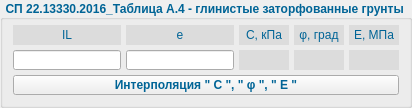
        <widget class="QGroupBox" name="groupBox_6">
         <property name="font">
          <font>
           <weight>75</weight>
           <bold>true</bold>
          </font>
         </property>
         <property name="autoFillBackground">
          <bool>false</bool>
         </property>
         <property name="styleSheet">
          <string notr="true">color: rgb(0, 100, 150);</string>
         </property>
         <property name="title">
          <string> СП 22.13330.2016_Таблица А.4 - глинистые заторфованные грунты</string>
         </property>
         <property name="flat">
          <bool>false</bool>
         </property>
         <property name="checkable">
          <bool>false</bool>
         </property>
         <layout class="QGridLayout" name="gridLayout_13">
          <property name="leftMargin">
           <number>5</number>
          </property>
          <property name="topMargin">
           <number>0</number>
          </property>
          <property name="rightMargin">
           <number>5</number>
          </property>
          <property name="bottomMargin">
           <number>5</number>
          </property>
          <property name="spacing">
           <number>5</number>
          </property>
          <item row="0" column="0">
           <layout class="QGridLayout" name="gridLayout_6">
            <property name="leftMargin">
             <number>5</number>
            </property>
            <property name="topMargin">
             <number>5</number>
            </property>
            <property name="rightMargin">
             <number>5</number>
            </property>
            <property name="bottomMargin">
             <number>5</number>
            </property>
            <property name="spacing">
             <number>5</number>
            </property>
            <item row="1" column="1">
             <widget class="QLineEdit" name="lineEdit_19">
              <property name="minimumSize">
               <size>
                <width>50</width>
                <height>20</height>
               </size>
              </property>
              <property name="maximumSize">
               <size>
                <width>16777215</width>
                <height>20</height>
               </size>
              </property>
              <property name="text">
               <string/>
              </property>
              <property name="alignment">
               <set>Qt::AlignCenter</set>
              </property>
             </widget>
            </item>
            <item row="0" column="1">
             <widget class="QLabel" name="label_34">
              <property name="minimumSize">
               <size>
                <width>50</width>
                <height>20</height>
               </size>
              </property>
              <property name="maximumSize">
               <size>
                <width>16777215</width>
                <height>20</height>
               </size>
              </property>
              <property name="font">
               <font>
                <weight>50</weight>
                <bold>false</bold>
               </font>
              </property>
              <property name="layoutDirection">
               <enum>Qt::LeftToRight</enum>
              </property>
              <property name="styleSheet">
               <string notr="true">background-color: rgb(220, 220, 220);</string>
              </property>
              <property name="frameShape">
               <enum>QFrame::NoFrame</enum>
              </property>
              <property name="frameShadow">
               <enum>QFrame::Sunken</enum>
              </property>
              <property name="text">
               <string>e</string>
              </property>
              <property name="alignment">
               <set>Qt::AlignCenter</set>
              </property>
             </widget>
            </item>
            <item row="0" column="2">
             <widget class="QLabel" name="label_31">
              <property name="minimumSize">
               <size>
                <width>0</width>
                <height>20</height>
               </size>
              </property>
              <property name="maximumSize">
               <size>
                <width>16777215</width>
                <height>20</height>
               </size>
              </property>
              <property name="font">
               <font>
                <weight>50</weight>
                <bold>false</bold>
               </font>
              </property>
              <property name="layoutDirection">
               <enum>Qt::LeftToRight</enum>
              </property>
              <property name="styleSheet">
               <string notr="true">background-color: rgb(220, 220, 220);</string>
              </property>
              <property name="frameShape">
               <enum>QFrame::NoFrame</enum>
              </property>
              <property name="frameShadow">
               <enum>QFrame::Sunken</enum>
              </property>
              <property name="text">
               <string>С, кПа</string>
              </property>
              <property name="alignment">
               <set>Qt::AlignCenter</set>
              </property>
             </widget>
            </item>
            <item row="1" column="2">
             <widget class="QLineEdit" name="lineEdit_11">
              <property name="minimumSize">
               <size>
                <width>50</width>
                <height>20</height>
               </size>
              </property>
              <property name="maximumSize">
               <size>
                <width>50</width>
                <height>20</height>
               </size>
              </property>
              <property name="styleSheet">
               <string notr="true">background-color: rgb(220, 220, 220);</string>
              </property>
              <property name="text">
               <string/>
              </property>
              <property name="frame">
               <bool>false</bool>
              </property>
              <property name="alignment">
               <set>Qt::AlignCenter</set>
              </property>
             </widget>
            </item>
            <item row="1" column="3">
             <widget class="QLineEdit" name="lineEdit_17">
              <property name="minimumSize">
               <size>
                <width>50</width>
                <height>20</height>
               </size>
              </property>
              <property name="maximumSize">
               <size>
                <width>50</width>
                <height>20</height>
               </size>
              </property>
              <property name="styleSheet">
               <string notr="true">background-color: rgb(220, 220, 220);</string>
              </property>
              <property name="text">
               <string/>
              </property>
              <property name="frame">
               <bool>false</bool>
              </property>
              <property name="alignment">
               <set>Qt::AlignCenter</set>
              </property>
             </widget>
            </item>
            <item row="0" column="3">
             <widget class="QLabel" name="label_32">
              <property name="minimumSize">
               <size>
                <width>50</width>
                <height>20</height>
               </size>
              </property>
              <property name="maximumSize">
               <size>
                <width>50</width>
                <height>20</height>
               </size>
              </property>
              <property name="font">
               <font>
                <weight>50</weight>
                <bold>false</bold>
               </font>
              </property>
              <property name="layoutDirection">
               <enum>Qt::LeftToRight</enum>
              </property>
              <property name="styleSheet">
               <string notr="true">background-color: rgb(220, 220, 220);</string>
              </property>
              <property name="frameShape">
               <enum>QFrame::NoFrame</enum>
              </property>
              <property name="frameShadow">
               <enum>QFrame::Sunken</enum>
              </property>
              <property name="text">
               <string>φ, град</string>
              </property>
              <property name="alignment">
               <set>Qt::AlignCenter</set>
              </property>
             </widget>
            </item>
            <item row="1" column="4">
             <widget class="QLineEdit" name="lineEdit_18">
              <property name="minimumSize">
               <size>
                <width>50</width>
                <height>20</height>
               </size>
              </property>
              <property name="maximumSize">
               <size>
                <width>50</width>
                <height>20</height>
               </size>
              </property>
              <property name="styleSheet">
               <string notr="true">background-color: rgb(220, 220, 220);</string>
              </property>
              <property name="text">
               <string/>
              </property>
              <property name="frame">
               <bool>false</bool>
              </property>
              <property name="alignment">
               <set>Qt::AlignCenter</set>
              </property>
             </widget>
            </item>
            <item row="2" column="0" colspan="5">
             <widget class="QPushButton" name="pushButton_6">
              <property name="minimumSize">
               <size>
                <width>0</width>
                <height>20</height>
               </size>
              </property>
              <property name="maximumSize">
               <size>
                <width>16777215</width>
                <height>20</height>
               </size>
              </property>
              <property name="font">
               <font>
                <weight>75</weight>
                <bold>true</bold>
               </font>
              </property>
              <property name="text">
               <string>Интерполяция &quot; C &quot;, &quot; φ &quot;, &quot; E &quot;</string>
              </property>
              <property name="autoDefault">
               <bool>false</bool>
              </property>
              <property name="default">
               <bool>false</bool>
              </property>
             </widget>
            </item>
            <item row="1" column="0">
             <widget class="QLineEdit" name="lineEdit_20">
              <property name="minimumSize">
               <size>
                <width>50</width>
                <height>20</height>
               </size>
              </property>
              <property name="maximumSize">
               <size>
                <width>16777215</width>
                <height>20</height>
               </size>
              </property>
              <property name="text">
               <string/>
              </property>
              <property name="alignment">
               <set>Qt::AlignCenter</set>
              </property>
             </widget>
            </item>
            <item row="0" column="4">
             <widget class="QLabel" name="label_30">
              <property name="minimumSize">
               <size>
                <width>50</width>
                <height>20</height>
               </size>
              </property>
              <property name="maximumSize">
               <size>
                <width>50</width>
                <height>20</height>
               </size>
              </property>
              <property name="font">
               <font>
                <weight>50</weight>
                <bold>false</bold>
               </font>
              </property>
              <property name="layoutDirection">
               <enum>Qt::LeftToRight</enum>
              </property>
              <property name="styleSheet">
               <string notr="true">background-color: rgb(220, 220, 220);</string>
              </property>
              <property name="frameShape">
               <enum>QFrame::NoFrame</enum>
              </property>
              <property name="frameShadow">
               <enum>QFrame::Sunken</enum>
              </property>
              <property name="text">
               <string>Е, МПа</string>
              </property>
              <property name="alignment">
               <set>Qt::AlignCenter</set>
              </property>
             </widget>
            </item>
            <item row="0" column="0">
             <widget class="QLabel" name="label_33">
              <property name="minimumSize">
               <size>
                <width>0</width>
                <height>20</height>
               </size>
              </property>
              <property name="maximumSize">
               <size>
                <width>16777215</width>
                <height>20</height>
               </size>
              </property>
              <property name="font">
               <font>
                <weight>50</weight>
                <bold>false</bold>
               </font>
              </property>
              <property name="accessibleName">
               <string comment="Align"/>
              </property>
              <property name="styleSheet">
               <string notr="true">background-color: rgb(220, 220, 220);</string>
              </property>
              <property name="frameShape">
               <enum>QFrame::NoFrame</enum>
              </property>
              <property name="frameShadow">
               <enum>QFrame::Sunken</enum>
              </property>
              <property name="text">
               <string>IL</string>
              </property>
              <property name="alignment">
               <set>Qt::AlignCenter</set>
              </property>
             </widget>
            </item>
           </layout>
          </item>
         </layout>
        </widget>
